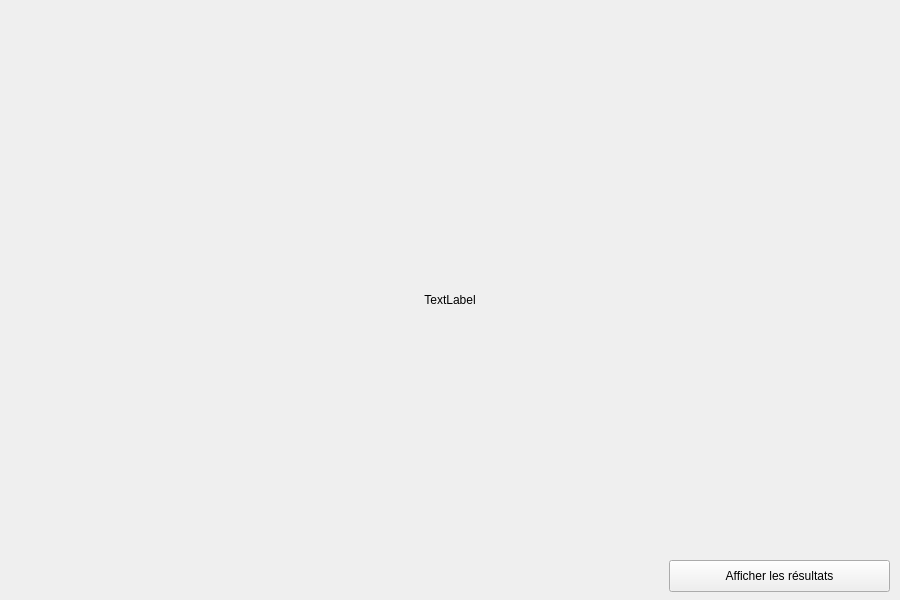
<?xml version="1.0" encoding="UTF-8"?>
<ui version="4.0">
 <class>TextStimuliTestingDesignWidget</class>
 <widget class="QWidget" name="TextStimuliTestingDesignWidget">
  <property name="geometry">
   <rect>
    <x>0</x>
    <y>0</y>
    <width>900</width>
    <height>600</height>
   </rect>
  </property>
  <property name="windowTitle">
   <string>Form</string>
  </property>
  <widget class="QLabel" name="text_widget">
   <property name="geometry">
    <rect>
     <x>0</x>
     <y>0</y>
     <width>900</width>
     <height>600</height>
    </rect>
   </property>
   <property name="sizePolicy">
    <sizepolicy hsizetype="Expanding" vsizetype="Expanding">
     <horstretch>1</horstretch>
     <verstretch>1</verstretch>
    </sizepolicy>
   </property>
   <property name="text">
    <string>TextLabel</string>
   </property>
   <property name="alignment">
    <set>Qt::AlignCenter</set>
   </property>
  </widget>
  <widget class="QPushButton" name="display_result_button">
   <property name="geometry">
    <rect>
     <x>669</x>
     <y>560</y>
     <width>221</width>
     <height>32</height>
    </rect>
   </property>
   <property name="text">
    <string>Afficher les résultats</string>
   </property>
  </widget>
 </widget>
 <resources/>
 <connections/>
</ui>
